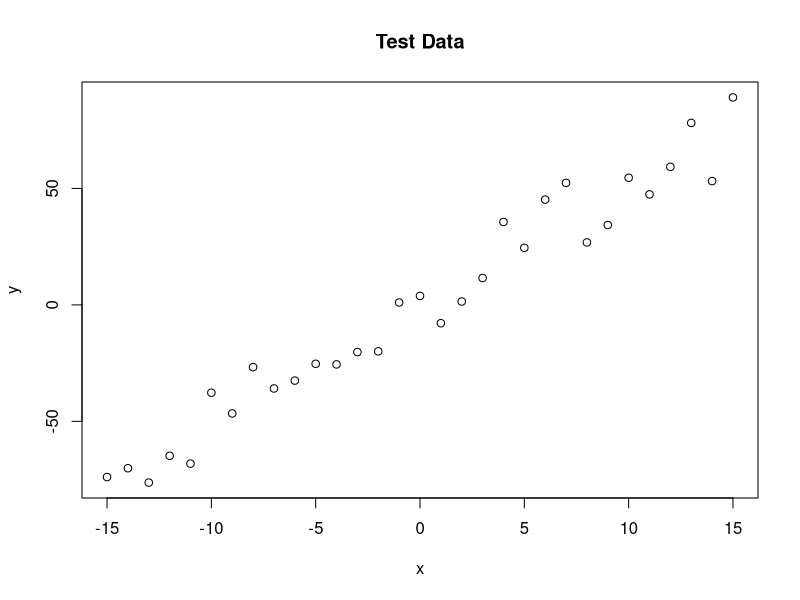
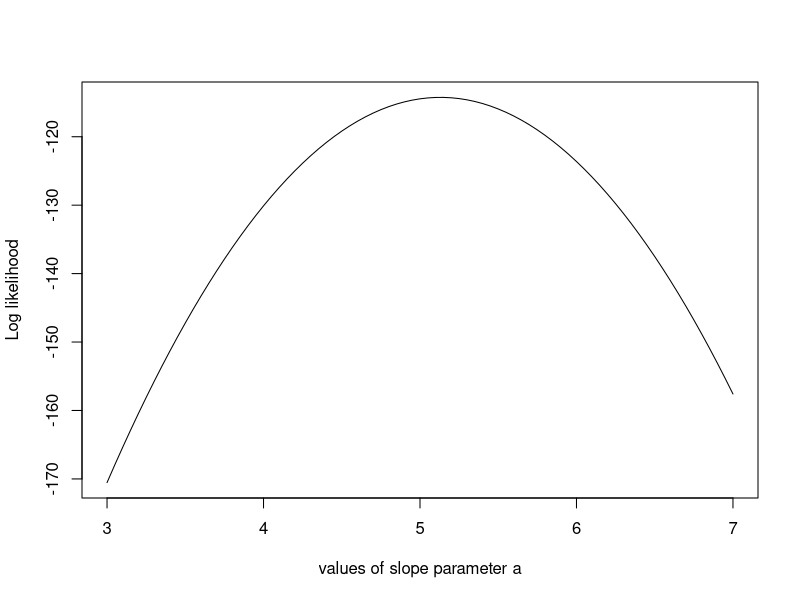
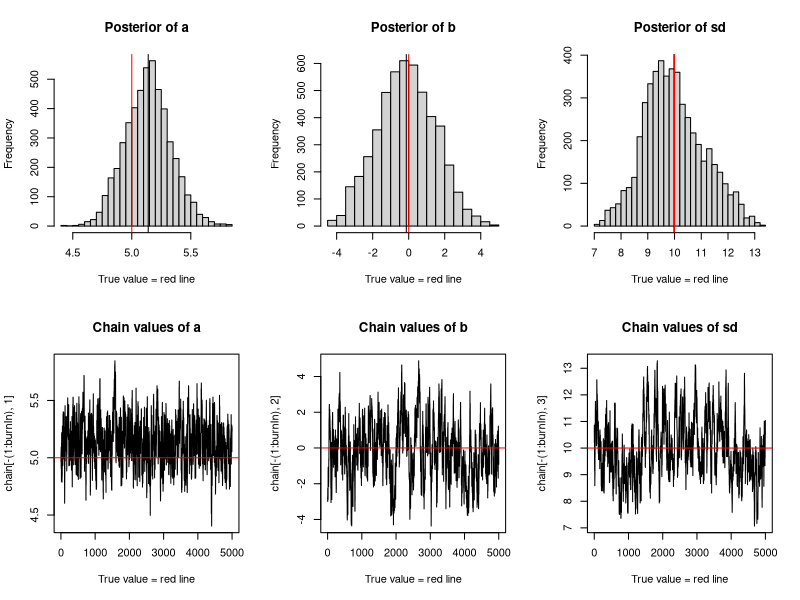

R code for these plots, in order:
#Creating test data

trueA <- 5
trueB <- 0
trueSd <- 10
sampleSize <- 31

# create independent x-values 
x <- (-(sampleSize-1)/2):((sampleSize-1)/2)
# create dependent values according to ax + b + N(0,sd)
y <-  trueA * x + trueB + rnorm(n=sampleSize,mean=0,sd=trueSd)

par(mfrow=c(1,1))
plot(x,y, main="Test Data")

#Derive the likelihood funtion from the model

likelihood <- function(param)
{
  a = param[1]
  b = param[2]
  sd = param[3]
  
  pred = a*x + b
  singlelikelihoods = dnorm(y, mean = pred, sd = sd, log = T)
  sumll = sum(singlelikelihoods)
  return(sumll)   
}

# Example: plot the likelihood profile of the slope a
slopevalues <- function(x)
{
  return(likelihood(c(x, trueB, trueSd)))
}
slopelikelihoods <- lapply(seq(3, 7, by=.05), slopevalues )
plot (seq(3, 7, by=.05), slopelikelihoods , type="l", xlab = "values of slope parameter a", ylab = "Log likelihood")

#Defining the prior

prior <- function(param)
{
  a = param[1]
  b = param[2]
  sd = param[3]
  aprior = dunif(a, min=0, max=10, log = T)
  bprior = dnorm(b, sd = 5, log = T)
  sdprior = dunif(sd, min=0, max=30, log = T)
  return(aprior+bprior+sdprior)
}

#The posterior

posterior <- function(param)
{
  return (likelihood(param) + prior(param))
}

#The MCMC
######## Metropolis algorithm ################

proposalfunction <- function(param)
{
  return(rnorm(3,mean = param, sd= c(0.1,0.5,0.3)))
}

run_metropolis_MCMC <- function(startvalue, iterations)
{
  chain = array(dim = c(iterations+1,3))
  chain[1,] = startvalue
  for (i in 1:iterations){
    proposal = proposalfunction(chain[i,])
    
    probab = exp(posterior(proposal) - posterior(chain[i,]))
    if (runif(1) < probab)
    {
      chain[i+1,] = proposal
    }else
    {
      chain[i+1,] = chain[i,]
    }
  }
  return(chain)
}

startvalue = c(4,0,10)
chain = run_metropolis_MCMC(startvalue, 10000)

burnIn = 5000
acceptance = 1-mean(duplicated(chain[-(1:burnIn),]))

### Summary: #######################

par(mfrow = c(2,3))
hist(chain[-(1:burnIn),1],nclass=30, main="Posterior of a", xlab="True value = red line" )
abline(v = mean(chain[-(1:burnIn),1]))
abline(v = trueA, col="red" )
hist(chain[-(1:burnIn),2],nclass=30, main="Posterior of b", xlab="True value = red line")
abline(v = mean(chain[-(1:burnIn),2]))
abline(v = trueB, col="red" )
hist(chain[-(1:burnIn),3],nclass=30, main="Posterior of sd", xlab="True value = red line")
abline(v = mean(chain[-(1:burnIn),3]) )
abline(v = trueSd, col="red" )
plot(chain[-(1:burnIn),1], type = "l", xlab="True value = red line" , main = "Chain values of a")
abline(h = trueA, col="red" )
plot(chain[-(1:burnIn),2], type = "l", xlab="True value = red line" , main = "Chain values of b")
abline(h = trueB, col="red" )
plot(chain[-(1:burnIn),3], type = "l", xlab="True value = red line" , main = "Chain values of sd")
abline(h = trueSd, col="red" )

# for comparison:
summary(lm(y~x))